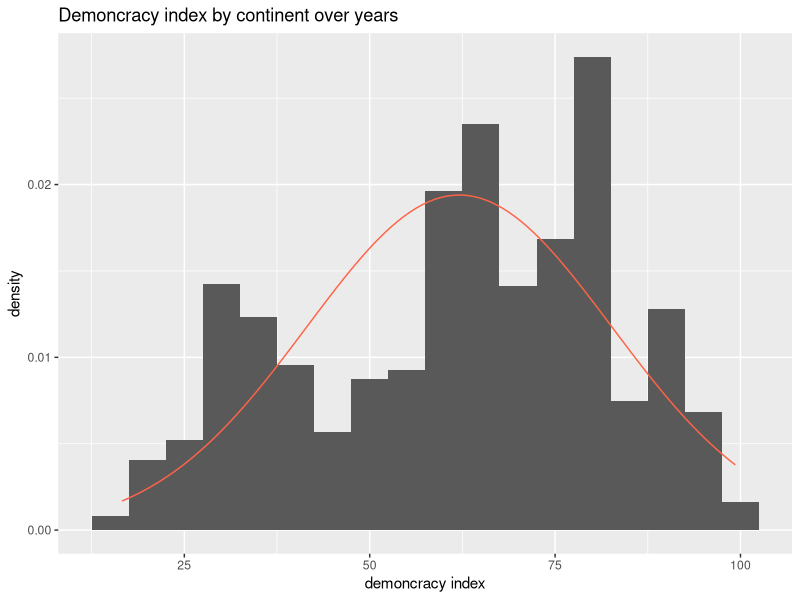

Generate this figure with R:
library(tidyverse)
income_equality <- read.csv("combined_final_last_10_years.csv")

demox_mean <-mean(income_equality$demox_eiu)
demox_sd <- sd(income_equality$demox_eiu)


chart2 <- ggplot(data = income_equality, aes(x = demox_eiu)) +
  geom_blank() +
  geom_histogram(binwidth = 5, aes(y = ..density..)) +
  stat_function(fun = dnorm, args = c(mean = demox_mean, sd = demox_sd), 
                col = "tomato") +
  labs(x = "demoncracy index", title = "Demoncracy index by continent over years")

  
